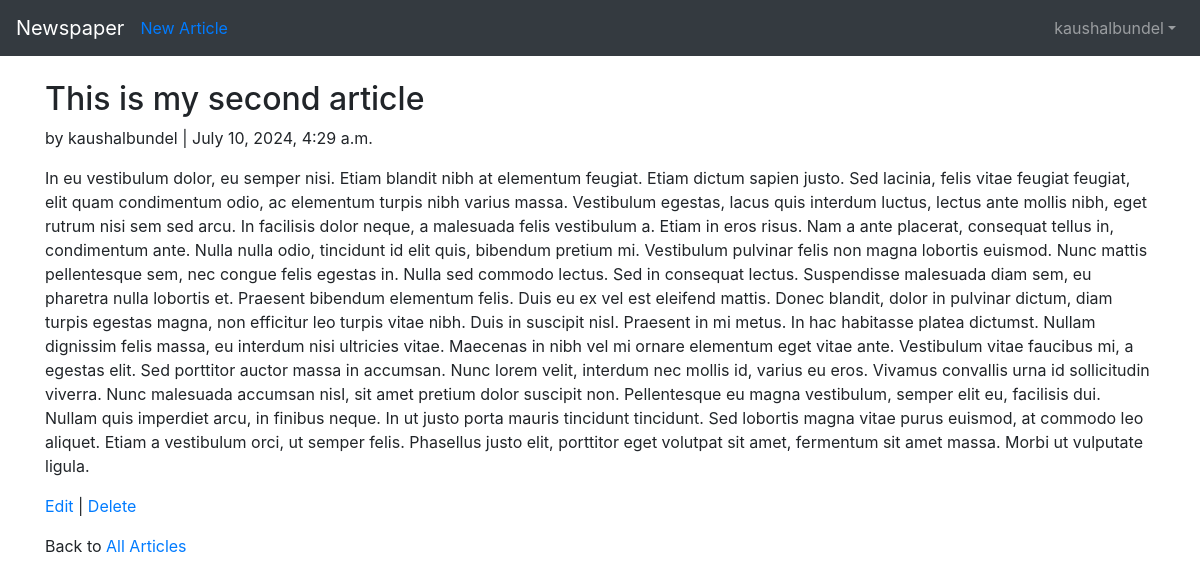
/articles/2/ (signed in), run on an earlier commit of the app's database.
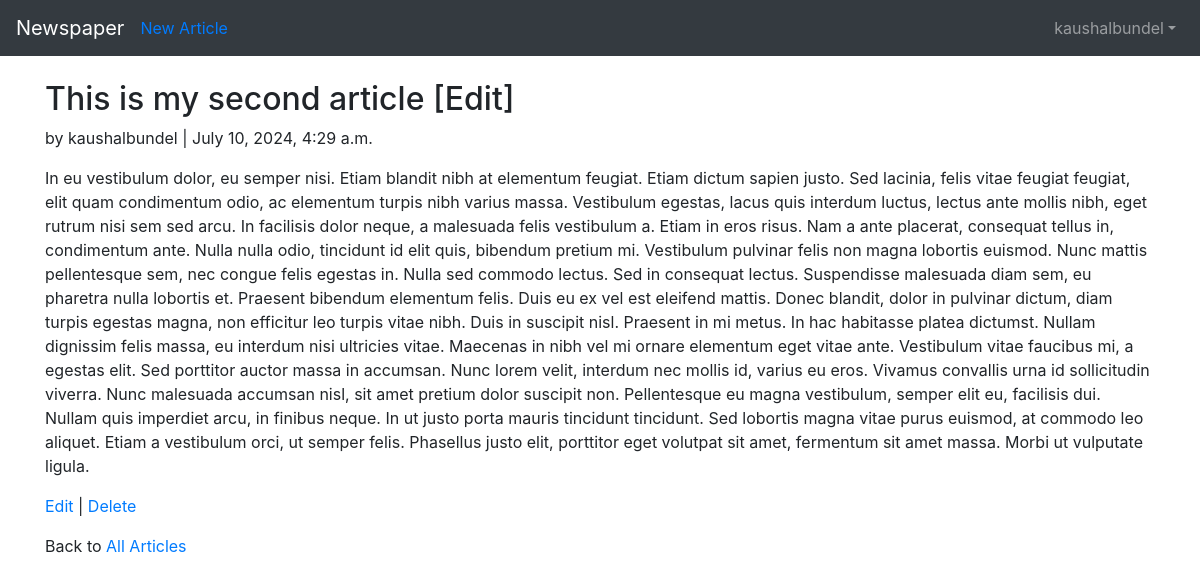
And on a later commit of the database.
### articles/models.py (models this page shows, shortened)
class Article(models.Model):
    title = models.CharField(max_length=200)
    body = models.TextField()
    publish_date = models.DateTimeField(auto_now_add=True)
    update_date = models.DateTimeField(auto_now=True)
    author = models.ForeignKey(
        get_user_model(),
        on_delete=models.CASCADE,  # As the foriegn key, ie author is deleted this model also gets deleted
    )

### users/models.py (models this page shows)
class CustomUser(AbstractUser):
    age = models.PositiveIntegerField(null=True, blank=True) #null indicates that the field can be null in the database while blank indicates that the field can be blank in the form

### articles/views.py (the view)
# urls.py: path("<int:pk>/", ArticleDetailView.as_view(), name="article_detail"),
class ArticleDetailView(LoginRequiredMixin, DetailView):
    model = Article
    template_name = "article_detail.html"
    login_url = "login"

### templates/article_detail.html
{% extends "base.html" %}
{% block content %}
    <div class="article-entry">
        <h2>{{ object.title }}</h2>
        <p>by {{ object.author }} | {{ object.publish_date }}</p>
        <p>{{ object.body }}</p>
    </div>
    <p>
        <a href="{% url 'article_edit' article.pk %}">Edit</a> |
        <a href="{% url 'article_delete' article.pk %}">Delete</a>
    </p>
    <p>
        Back to <a href="{% url 'article_list' %}">All Articles</a>
    </p>
{% endblock content %}

What changed in the data, as far as the page shows it:
changed Article "kaushalbundel": title "This is my second article" → "This is my second article [Edit]"
